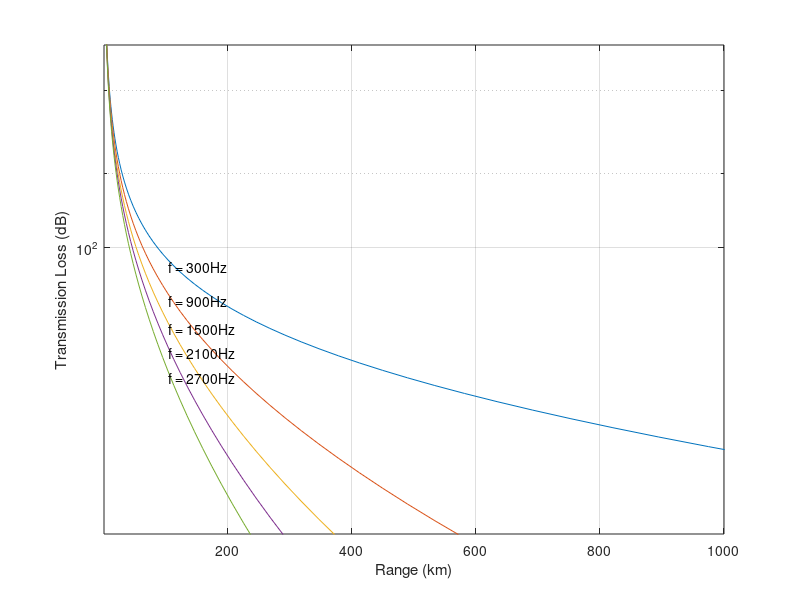
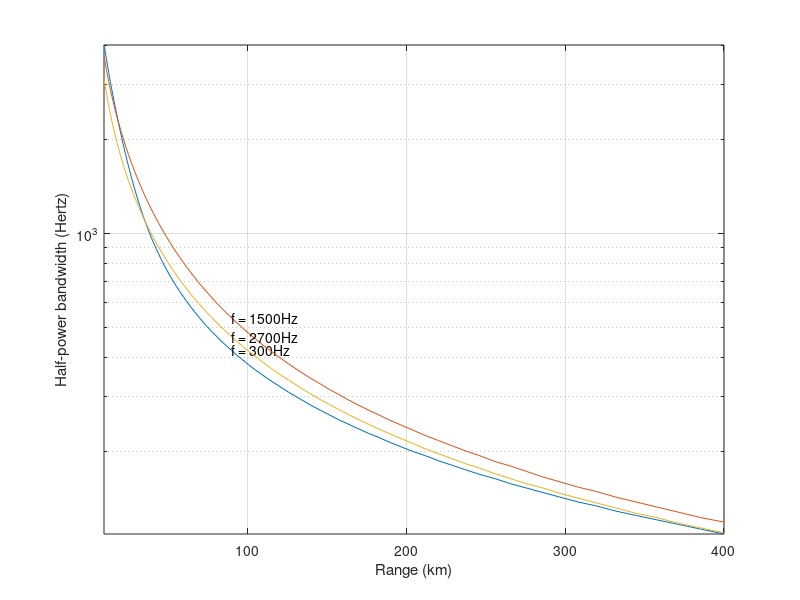

These charts were generated, in order, by the following MATLAB code:
% Long-Range Transmission Loss according to Thorp and
% half-power bandwidth for selected frequencies in the ULF band
% Author: Michel Barbeau
% Version: June 22, 2017
%
close all
clear all
%%% Plot attenuation
%
% selected frequencies
f = [.3 .9 1.5 2.1 2.7 ]; % kHz
f2 = f.*f; % squared frequencies
% distances
Rkm = logspace(log10(1),log10(5000),100);
% absorption
alpha = 0.11*f2./(1+f2) + 44*f2./(4100+f2) + 0.000275*f2 + 0.003; 
for j = 1:length(f) % for each frequency
     % calculate the transmission loss
     TL = 2*10*log10(1e3*Rkm) + alpha(j)*Rkm;
     % plot
     semilogy(Rkm,TL);
     hold on;
     % label
     text(Rkm(55),TL(55)+1,['f = ' num2str(1e3*f(j)) 'Hz']); 
end
xlabel('Range (km)');
ylabel('Transmission Loss (dB)')
axis ij;
grid on;
axis([1 1e3 75 150]);
figure;
%%% plot half-power bandwidth
%
% selected frequencies
f = [ .3 1.5 2.7 ]; % kHz
% distances
Rkm = logspace(log10(10),log10(400),100);
for j = 1:length(f) % for each frequency
   hpb=zeros(1,length(Rkm)); % init an array
   for i = 1:length(Rkm) % for each distance
      % determine the upper frequency where attenuation is 3 dB down
      g = f(j); % start from a selected frequency
      g2 = g*g; % squared
      % absorption
      alpha = 0.11*g2/(1+g2) + 44*g2/(4100+g2) + 0.000275*g2 + 0.003;
      TL = 2*10*log10(1e3*Rkm(i)) + alpha*Rkm(i);
      dTL = 0; k = 0;
      while dTL<3
         g = g + 0.001; k = k + 1; % increase upper frequency
         g2 = g*g; 
         alpha = 0.11*g2/(1+g2) + 44*g2/(4100+g2) + 0.000275*g2 + 0.003;
         newTL = 2*10*log10(1e3*Rkm(i)) + alpha*Rkm(i);
         dTL = newTL - TL;
      end
      hpb(i) = k; % half-power bandwidth in Hertz
   end
   semilogy(Rkm,hpb);
   hold on;
   text(Rkm(60),hpb(60)+1,['f = ' num2str(1e3*f(j)) 'Hz']);
end
xlabel('Range (km)');
ylabel('Half-power bandwidth (Hertz)')
grid on;
axis([10 400 0 4000]);


